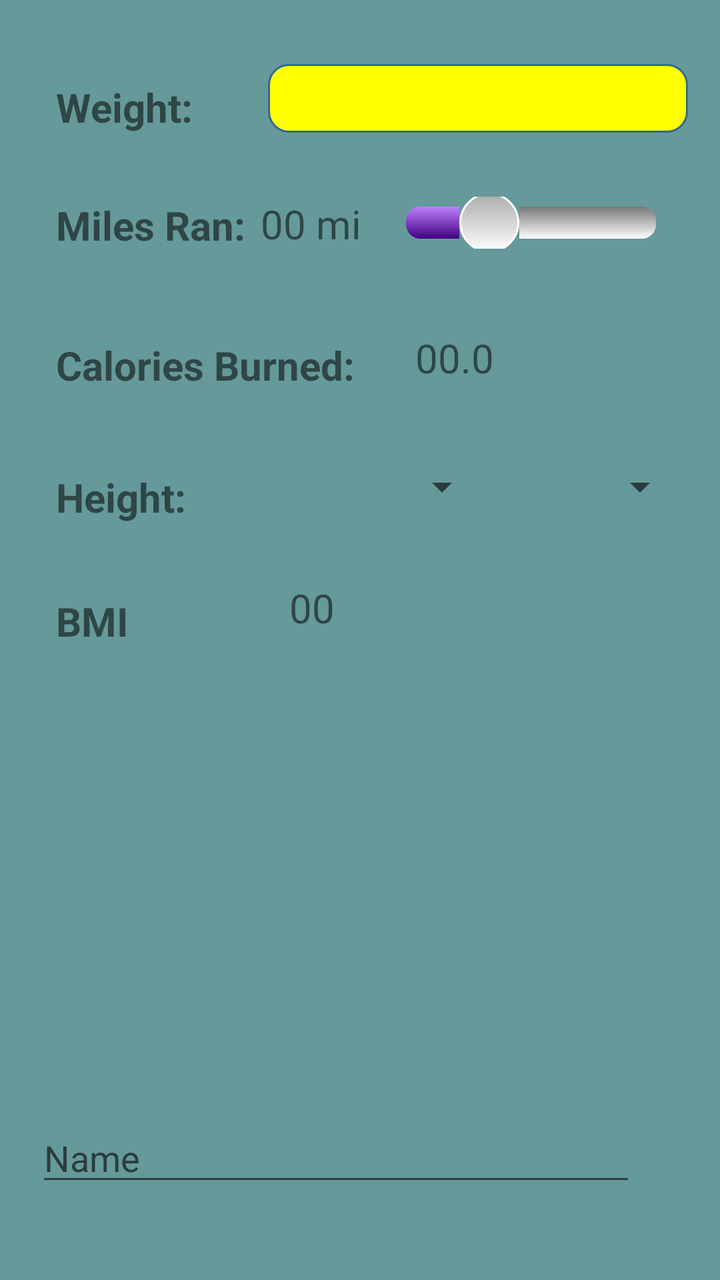
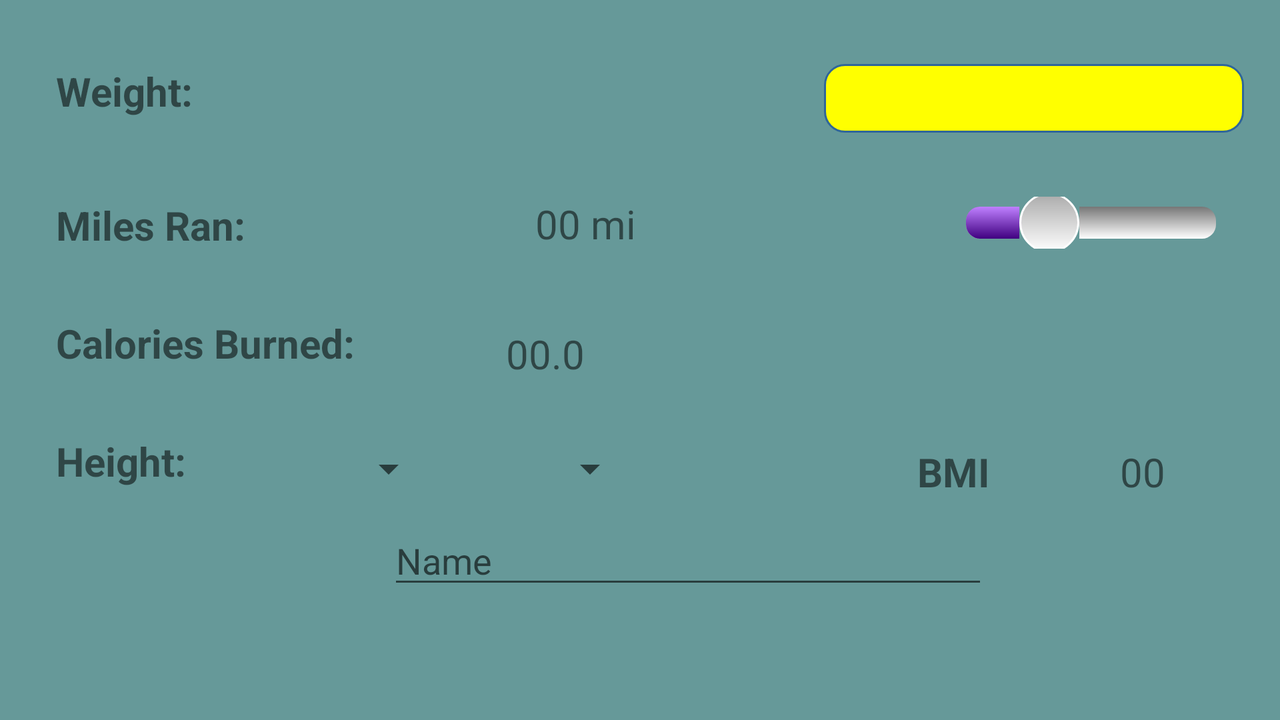

An Android layout and its configuration variant, each rendered on a device that would load it. The default file and the variant file are quoted in full after the pictures.
<!-- AndroidManifest.xml: application theme AppTheme -->
<!-- res/layout/activity_burned_calories_calculator.xml -->
<?xml version="1.0" encoding="utf-8"?>
<android.support.constraint.ConstraintLayout
    xmlns:android="http://schemas.android.com/apk/res/android"
    xmlns:tools="http://schemas.android.com/tools"
    xmlns:app="http://schemas.android.com/apk/res-auto"
    android:layout_width="match_parent"
    android:layout_height="match_parent"
    tools:context="com.rabor.burnedcaloriescalculator.BurnedCaloriesCalculatorActivity"
    tools:layout_editor_absoluteY="81dp"
    tools:layout_editor_absoluteX="0dp"
    android:background="#669999">

    <TextView
        style="@style/TextView.Label"
        android:id="@+id/weightLabel"
        android:text="Weight:"
        app:layout_constraintTop_toTopOf="parent"
        android:layout_marginTop="40dp"
        android:layout_marginLeft="28dp"
        app:layout_constraintLeft_toLeftOf="parent"/>

    <EditText
        android:layout_width="wrap_content"
        android:layout_height="wrap_content"
        android:id="@+id/weightET"
        android:background="@drawable/rounded_edittext"
        android:ems="10"
        android:padding="5dp"
        android:inputType="numberDecimal"
        app:layout_constraintTop_toTopOf="parent"
        android:layout_marginTop="32dp"
        android:layout_marginRight="16dp"
        app:layout_constraintRight_toRightOf="parent"
        app:layout_constraintLeft_toRightOf="@+id/weightLabel"
        android:layout_marginLeft="8dp"
        app:layout_constraintHorizontal_bias="1.0"/>

    <TextView
        style="@style/TextView.Label"
        android:id="@+id/milesRanLabel"
        android:text="Miles Ran:"
        android:layout_marginLeft="28dp"
        app:layout_constraintLeft_toLeftOf="parent"
        android:layout_marginTop="32dp"
        app:layout_constraintTop_toBottomOf="@+id/weightLabel"/>

    <TextView
        style="@style/TextView"
        android:id="@+id/milesRanTV"
        android:text="00 mi"
        app:layout_constraintRight_toLeftOf="@+id/milesRanSeekBar"
        android:layout_marginRight="7dp"
        app:layout_constraintLeft_toRightOf="@+id/milesRanLabel"
        android:layout_marginLeft="8dp"
        android:layout_marginTop="32dp"
        app:layout_constraintTop_toBottomOf="@+id/weightET"
        app:layout_constraintHorizontal_bias="0.541"/>

    <SeekBar
        android:id="@+id/milesRanSeekBar"
        android:layout_width="157dp"
        android:layout_height="26dp"
        android:max="30"
        android:progress="10"
        android:progressDrawable="@drawable/progress_drawable"
        android:thumb="@drawable/thumb_drawable"
        android:layout_marginRight="16dp"
        app:layout_constraintRight_toRightOf="parent"
        android:layout_marginTop="32dp"
        app:layout_constraintTop_toBottomOf="@+id/weightET"/>

    <TextView
        style="@style/TextView.Label"
        android:id="@+id/caloriesBurnedLabel"
        android:text="Calories Burned:"
        android:layout_marginLeft="28dp"
        app:layout_constraintLeft_toLeftOf="parent"
        android:layout_marginTop="43dp"
        app:layout_constraintTop_toBottomOf="@+id/milesRanLabel"/>

    <TextView
        android:id="@+id/caloriesBurnedTV"
        style="@style/TextView"
        android:text="00.0"
        android:layout_marginRight="8dp"
        app:layout_constraintRight_toRightOf="parent"
        app:layout_constraintLeft_toRightOf="@+id/caloriesBurnedLabel"
        android:layout_marginLeft="8dp"
        android:layout_marginTop="41dp"
        app:layout_constraintTop_toBottomOf="@+id/milesRanSeekBar"
        app:layout_constraintHorizontal_bias="0.176"/>

    <TextView
        android:id="@+id/heightLabel"
        style="@style/TextView.Label"
        android:text="Height:"
        android:layout_marginLeft="28dp"
        app:layout_constraintLeft_toLeftOf="parent"
        android:layout_marginTop="39dp"
        app:layout_constraintTop_toBottomOf="@+id/caloriesBurnedLabel"/>

    <Spinner
        android:id="@+id/feetSpinner"
        android:layout_width="wrap_content"
        android:layout_height="wrap_content"
        app:layout_constraintLeft_toRightOf="@+id/heightLabel"
        android:layout_marginLeft="8dp"
        app:layout_constraintRight_toLeftOf="@+id/inchesSpinner"
        android:layout_marginRight="8dp"
        android:layout_marginTop="39dp"
        app:layout_constraintTop_toBottomOf="@+id/caloriesBurnedTV"
        app:layout_constraintHorizontal_bias="1.0"/>

    <Spinner
        android:id="@+id/inchesSpinner"
        android:layout_width="91dp"
        android:layout_height="24dp"
        android:layout_marginRight="16dp"
        app:layout_constraintRight_toRightOf="parent"
        android:layout_marginTop="39dp"
        app:layout_constraintTop_toBottomOf="@+id/caloriesBurnedTV"/>

    <TextView
        style="@style/TextView.Label"
        android:id="@+id/bmiLabel"
        android:text="BMI"
        android:layout_marginLeft="28dp"
        app:layout_constraintLeft_toLeftOf="parent"
        android:layout_marginTop="35dp"
        app:layout_constraintTop_toBottomOf="@+id/heightLabel"/>

    <TextView
        android:id="@+id/bmiTV"
        style="@style/TextView"
        android:text="00"
        android:layout_height="27dp"
        android:layout_width="55dp"
        android:layout_marginRight="8dp"
        app:layout_constraintRight_toRightOf="parent"
        app:layout_constraintLeft_toRightOf="@+id/bmiLabel"
        android:layout_marginLeft="8dp"
        android:layout_marginTop="35dp"
        app:layout_constraintTop_toBottomOf="@+id/feetSpinner"
        app:layout_constraintHorizontal_bias="0.322"/>

    <EditText
        android:id="@+id/nameET"
        android:layout_width="300dp"
        android:layout_height="wrap_content"
        android:layout_marginRight="42dp"
        android:ems="10"
        android:hint="Name"
        android:inputType="textPersonName"
        app:layout_constraintRight_toRightOf="parent"
        app:layout_constraintBottom_toBottomOf="parent"
        android:layout_marginBottom="42dp"
        android:layout_marginLeft="8dp"
        app:layout_constraintLeft_toLeftOf="parent"
        app:layout_constraintHorizontal_bias="1.0"
        android:layout_marginTop="8dp"
        app:layout_constraintTop_toBottomOf="@+id/bmiTV"
        app:layout_constraintVertical_bias="1.0"/>

</android.support.constraint.ConstraintLayout>
<!-- resources referenced by this layout -->
<resources>
  <!-- drawable progress_drawable (drawable) -->
  <?xml version="1.0" encoding="utf-8"?>
  <layer-list xmlns:android="http://schemas.android.com/apk/res/android">
      <item android:id="@android:id/background">
          <shape>
              <gradient
                  android:startColor="#777"
                  android:endColor="#fff"
                  android:angle="-90" />
              <size
                  android:height="13dp"
                  android:width="13dp" />
              <corners
                  android:radius="7dp" />
              </shape>
          </item>
  
          <item
              android:id="@android:id/progress">
              <clip>
                  <shape>
                      <gradient
                          android:startColor="#bf80ff"
                          android:endColor="#400080"
                          android:angle="-90" />
                      <corners
                          android:radius="7dp" />
                  </shape>
              </clip>
          </item>
  
  </layer-list>
  <!-- drawable rounded_edittext (drawable) -->
  <?xml version="1.0" encoding="utf-8"?>
  <shape xmlns:android="http://schemas.android.com/apk/res/android">
  
      <solid android:color="@color/colorBackground" />
  
      <stroke
          android:width="1dp"
          android:color="#2f6699" />
  
      <corners
          android:topLeftRadius="10dp"
          android:topRightRadius="10dp"
          android:bottomLeftRadius="10dp"
          android:bottomRightRadius="10dp" />
  </shape>
  <!-- drawable thumb_drawable (drawable) -->
  <?xml version="1.0" encoding="utf-8"?>
  <shape
      xmlns:android="http://schemas.android.com/apk/res/android"
      android:shape="oval">
      <gradient
          android:startColor="#AAA"
          android:endColor="#fff"
          android:angle="-90" />
      <size
          android:width="30dp"
          android:height="30dp" />
      <stroke
          android:width="1dp"
          android:color="#fff" />
  
  </shape>
  <style name="TextView">
          <item name="android:layout_width">wrap_content</item>
          <item name="android:layout_height">wrap_content</item>
          <item name="android:textSize">20sp</item>
      </style>
  <style name="TextView.Label">
          <item name="android:textStyle">bold</item>
      </style>
  <style name="AppTheme" parent="Theme.AppCompat.Light.DarkActionBar">
          
          <item name="colorPrimary">@color/colorPrimary</item>
          <item name="colorPrimaryDark">@color/colorPrimaryDark</item>
          <item name="colorAccent">@color/colorAccent</item>
      </style>
  <color name="colorBackground">#ffff00</color>
  <color name="colorPrimary">#3F51B5</color>
  <color name="colorPrimaryDark">#303F9F</color>
  <color name="colorAccent">#FF4081</color>
</resources>
<!-- res/layout-land/activity_burned_calories_calculator.xml (the repository's variant of the layout above) -->
<!-- drawn on the phone turned sideways -->
<?xml version="1.0" encoding="utf-8"?>
<android.support.constraint.ConstraintLayout
    xmlns:android="http://schemas.android.com/apk/res/android"
    xmlns:tools="http://schemas.android.com/tools"
    xmlns:app="http://schemas.android.com/apk/res-auto"
    android:layout_width="match_parent"
    android:layout_height="match_parent"
    tools:context="com.rabor.burnedcaloriescalculator.BurnedCaloriesCalculatorActivity"
    tools:layout_editor_absoluteY="73dp"
    tools:layout_editor_absoluteX="0dp"
    android:background="#669999">

    <TextView
        style="@style/TextView.Label"
        android:id="@+id/weightLabel"
        android:text="Weight:"
        android:layout_marginLeft="28dp"
        app:layout_constraintLeft_toLeftOf="parent"
        app:layout_constraintTop_toTopOf="parent"
        android:layout_marginTop="32dp"/>

    <EditText
        android:layout_width="wrap_content"
        android:layout_height="wrap_content"
        android:id="@+id/weightET"
        android:background="@drawable/rounded_edittext"
        android:ems="10"
        android:padding="5dp"
        android:inputType="numberDecimal"
        android:layout_marginRight="8dp"
        app:layout_constraintRight_toRightOf="parent"
        app:layout_constraintTop_toTopOf="parent"
        android:layout_marginTop="32dp"
        app:layout_constraintLeft_toRightOf="@+id/weightLabel"
        android:layout_marginLeft="8dp"
        app:layout_constraintHorizontal_bias="0.969"/>

    <TextView
        style="@style/TextView.Label"
        android:id="@+id/milesRanLabel"
        android:text="Miles Ran:"
        android:layout_marginLeft="28dp"
        app:layout_constraintLeft_toLeftOf="parent"
        android:layout_marginTop="40dp"
        app:layout_constraintTop_toBottomOf="@+id/weightLabel"/>

    <TextView
        style="@style/TextView"
        android:id="@+id/milesRanTV"
        android:text="00 mi"
        android:layout_marginTop="32dp"
        app:layout_constraintTop_toBottomOf="@+id/weightET"
        app:layout_constraintLeft_toRightOf="@+id/milesRanLabel"
        android:layout_marginLeft="8dp"
        app:layout_constraintRight_toLeftOf="@+id/milesRanSeekBar"
        android:layout_marginRight="8dp"
        app:layout_constraintHorizontal_bias="0.493"/>

    <SeekBar
        android:id="@+id/milesRanSeekBar"
        android:layout_width="157dp"
        android:layout_height="26dp"
        android:max="30"
        android:progress="10"
        android:progressDrawable="@drawable/progress_drawable"
        android:thumb="@drawable/thumb_drawable"
        android:layout_marginRight="16dp"
        app:layout_constraintRight_toRightOf="parent"
        android:layout_marginTop="32dp"
        app:layout_constraintTop_toBottomOf="@+id/weightET"/>

    <TextView
        style="@style/TextView.Label"
        android:id="@+id/caloriesBurnedLabel"
        android:text="Calories Burned:"
        android:layout_marginLeft="28dp"
        app:layout_constraintLeft_toLeftOf="parent"
        android:layout_marginTop="32dp"
        app:layout_constraintTop_toBottomOf="@+id/milesRanLabel"/>

    <TextView
        android:id="@+id/caloriesBurnedTV"
        style="@style/TextView"
        android:text="00.0"
        app:layout_constraintBottom_toBottomOf="parent"
        android:layout_marginRight="8dp"
        app:layout_constraintVertical_bias="0.15"
        app:layout_constraintRight_toRightOf="parent"
        app:layout_constraintLeft_toRightOf="@+id/caloriesBurnedLabel"
        android:layout_marginLeft="8dp"
        android:layout_marginTop="8dp"
        app:layout_constraintTop_toBottomOf="@+id/milesRanTV"
        app:layout_constraintHorizontal_bias="0.166"/>

    <TextView
        android:id="@+id/heightLabel"
        style="@style/TextView.Label"
        android:text="Height:"
        android:layout_marginLeft="28dp"
        app:layout_constraintLeft_toLeftOf="parent"
        android:layout_marginTop="32dp"
        app:layout_constraintTop_toBottomOf="@+id/caloriesBurnedLabel"/>

    <Spinner
        android:id="@+id/feetSpinner"
        android:layout_width="wrap_content"
        android:layout_height="wrap_content"
        app:layout_constraintLeft_toRightOf="@+id/heightLabel"
        android:layout_marginLeft="8dp"
        app:layout_constraintRight_toLeftOf="@+id/inchesSpinner"
        android:layout_marginRight="8dp"
        android:layout_marginTop="32dp"
        app:layout_constraintTop_toBottomOf="@+id/caloriesBurnedTV"
        app:layout_constraintHorizontal_bias="0.978"/>

    <Spinner
        android:id="@+id/inchesSpinner"
        android:layout_width="91dp"
        android:layout_height="24dp"
        app:layout_constraintLeft_toLeftOf="parent"
        app:layout_constraintRight_toLeftOf="@+id/bmiLabel"
        android:layout_marginRight="8dp"
        app:layout_constraintHorizontal_bias="0.634"
        android:layout_marginTop="32dp"
        app:layout_constraintTop_toBottomOf="@+id/caloriesBurnedTV"/>

    <TextView
        style="@style/TextView.Label"
        android:id="@+id/bmiLabel"
        android:text="BMI"
        app:layout_constraintRight_toLeftOf="@+id/bmiTV"
        android:layout_marginRight="65dp"
        android:layout_marginTop="32dp"
        app:layout_constraintTop_toBottomOf="@+id/caloriesBurnedTV"/>

    <TextView
        android:id="@+id/bmiTV"
        style="@style/TextView"
        android:text="00"
        android:layout_height="27dp"
        android:layout_width="55dp"
        android:layout_marginRight="25dp"
        app:layout_constraintRight_toRightOf="parent"
        android:layout_marginTop="32dp"
        app:layout_constraintTop_toBottomOf="@+id/caloriesBurnedTV"/>

    <EditText
        android:id="@+id/nameET"
        android:layout_width="300dp"
        android:layout_height="wrap_content"
        android:ems="10"
        android:hint="Name"
        android:inputType="textPersonName"
        android:layout_marginRight="146dp"
        app:layout_constraintRight_toRightOf="parent"
        app:layout_constraintBottom_toBottomOf="parent"
        android:layout_marginBottom="15dp"
        android:layout_marginTop="8dp"
        app:layout_constraintTop_toBottomOf="@+id/inchesSpinner"
        android:layout_marginLeft="8dp"
        app:layout_constraintLeft_toLeftOf="parent"
        app:layout_constraintHorizontal_bias="1.0"
        app:layout_constraintVertical_bias="0.076"/>

</android.support.constraint.ConstraintLayout>
